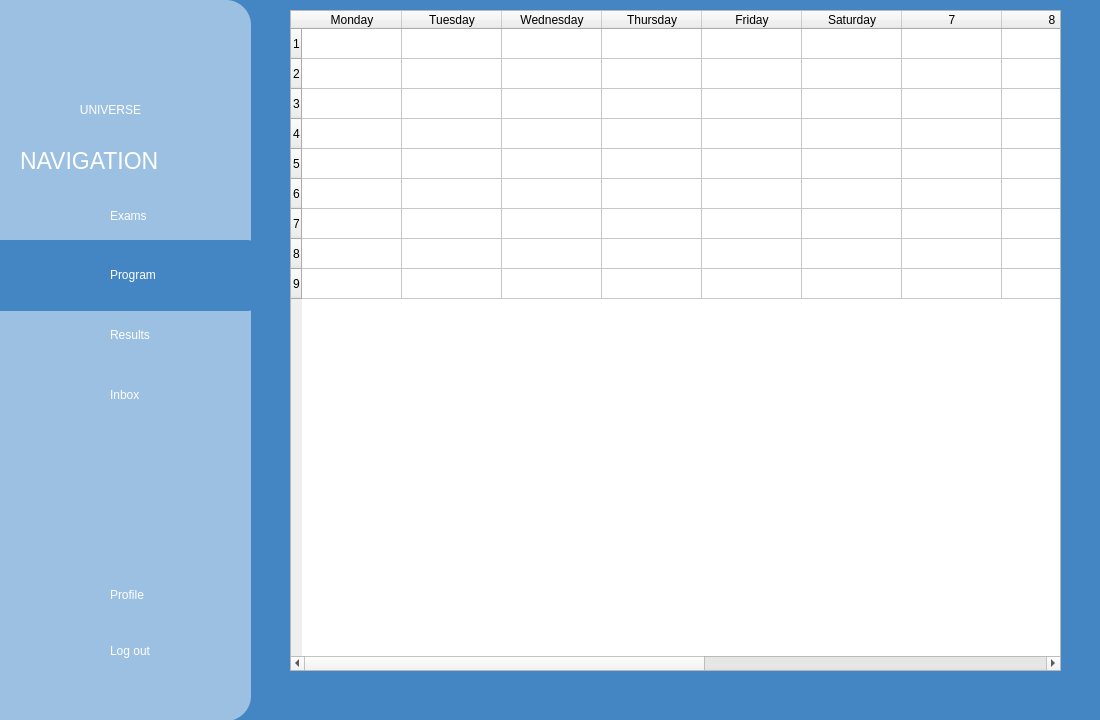
<?xml version="1.0" encoding="UTF-8"?>
<ui version="4.0">
 <class>main_menu</class>
 <widget class="QWidget" name="main_menu">
  <property name="geometry">
   <rect>
    <x>0</x>
    <y>0</y>
    <width>1100</width>
    <height>720</height>
   </rect>
  </property>
  <property name="cursor">
   <cursorShape>ArrowCursor</cursorShape>
  </property>
  <property name="windowTitle">
   <string>MainWindow</string>
  </property>
  <property name="iconSize" stdset="0">
   <size>
    <width>30</width>
    <height>30</height>
   </size>
  </property>
  <widget class="QLabel" name="backgroundblue_bg">
   <property name="geometry">
    <rect>
     <x>0</x>
     <y>0</y>
     <width>1100</width>
     <height>720</height>
    </rect>
   </property>
   <property name="styleSheet">
    <string notr="true">background-color: #4486c3;</string>
   </property>
   <property name="frameShape">
    <enum>QFrame::NoFrame</enum>
   </property>
   <property name="frameShadow">
    <enum>QFrame::Raised</enum>
   </property>
   <property name="text">
    <string/>
   </property>
   <property name="scaledContents">
    <bool>true</bool>
   </property>
   <property name="wordWrap">
    <bool>false</bool>
   </property>
  </widget>
  <widget class="QFrame" name="frame_2">
   <property name="geometry">
    <rect>
     <x>0</x>
     <y>0</y>
     <width>251</width>
     <height>721</height>
    </rect>
   </property>
   <property name="styleSheet">
    <string notr="true">background-color:rgb(155, 192, 226);
border:0px;
border-top-right-radius: 25px;
border-bottom-right-radius: 25px;</string>
   </property>
   <property name="frameShape">
    <enum>QFrame::StyledPanel</enum>
   </property>
   <property name="frameShadow">
    <enum>QFrame::Raised</enum>
   </property>
   <widget class="QLabel" name="exams_Icon">
    <property name="geometry">
     <rect>
      <x>50</x>
      <y>180</y>
      <width>51</width>
      <height>51</height>
     </rect>
    </property>
    <property name="text">
     <string/>
    </property>
    <property name="pixmap">
     <pixmap>../assets/images/exams_icon.png</pixmap>
    </property>
    <property name="scaledContents">
     <bool>true</bool>
    </property>
   </widget>
   <widget class="QLabel" name="program_Icon">
    <property name="geometry">
     <rect>
      <x>50</x>
      <y>250</y>
      <width>51</width>
      <height>51</height>
     </rect>
    </property>
    <property name="styleSheet">
     <string notr="true">background-color: #4486c3;</string>
    </property>
    <property name="text">
     <string/>
    </property>
    <property name="pixmap">
     <pixmap>../assets/images/program_icon.png</pixmap>
    </property>
    <property name="scaledContents">
     <bool>true</bool>
    </property>
   </widget>
   <widget class="QLabel" name="results_Icon">
    <property name="geometry">
     <rect>
      <x>50</x>
      <y>320</y>
      <width>51</width>
      <height>41</height>
     </rect>
    </property>
    <property name="text">
     <string/>
    </property>
    <property name="pixmap">
     <pixmap>../assets/images/results_icon.png</pixmap>
    </property>
    <property name="scaledContents">
     <bool>true</bool>
    </property>
   </widget>
   <widget class="QLabel" name="inbox_Icon">
    <property name="geometry">
     <rect>
      <x>50</x>
      <y>370</y>
      <width>51</width>
      <height>51</height>
     </rect>
    </property>
    <property name="text">
     <string/>
    </property>
    <property name="pixmap">
     <pixmap>../assets/images/inbox_icon.png</pixmap>
    </property>
    <property name="scaledContents">
     <bool>true</bool>
    </property>
   </widget>
   <widget class="QLabel" name="profile_Icon">
    <property name="geometry">
     <rect>
      <x>50</x>
      <y>570</y>
      <width>51</width>
      <height>51</height>
     </rect>
    </property>
    <property name="text">
     <string/>
    </property>
    <property name="pixmap">
     <pixmap>../assets/images/profile.icon.png</pixmap>
    </property>
    <property name="scaledContents">
     <bool>true</bool>
    </property>
   </widget>
   <widget class="QLabel" name="logout_Icon">
    <property name="geometry">
     <rect>
      <x>50</x>
      <y>630</y>
      <width>51</width>
      <height>51</height>
     </rect>
    </property>
    <property name="text">
     <string/>
    </property>
    <property name="pixmap">
     <pixmap resource="../resources.qrc">:/assets/images/log_out_icon.png</pixmap>
    </property>
    <property name="scaledContents">
     <bool>true</bool>
    </property>
   </widget>
   <widget class="QPushButton" name="logoutButton">
    <property name="geometry">
     <rect>
      <x>110</x>
      <y>620</y>
      <width>101</width>
      <height>61</height>
     </rect>
    </property>
    <property name="styleSheet">
     <string notr="true">font: 15pt &quot;Allerta&quot;;
color:white;
text-align:left;</string>
    </property>
    <property name="text">
     <string>Log out</string>
    </property>
   </widget>
   <widget class="QPushButton" name="examsButton">
    <property name="geometry">
     <rect>
      <x>110</x>
      <y>195</y>
      <width>71</width>
      <height>41</height>
     </rect>
    </property>
    <property name="styleSheet">
     <string notr="true">font: 15pt &quot;Allerta&quot;;
color:white;
text-align:left;</string>
    </property>
    <property name="text">
     <string>Exams</string>
    </property>
   </widget>
   <widget class="QPushButton" name="programButton">
    <property name="geometry">
     <rect>
      <x>110</x>
      <y>260</y>
      <width>111</width>
      <height>29</height>
     </rect>
    </property>
    <property name="whatsThis">
     <string>&lt;html&gt;&lt;head/&gt;&lt;body&gt;&lt;p&gt;sadas&lt;/p&gt;&lt;/body&gt;&lt;/html&gt;</string>
    </property>
    <property name="styleSheet">
     <string notr="true">font: 15pt &quot;Allerta&quot;;
color:white;
text-align:left;
background-color: #4486c3;</string>
    </property>
    <property name="text">
     <string>Program</string>
    </property>
   </widget>
   <widget class="QPushButton" name="resultsButton">
    <property name="geometry">
     <rect>
      <x>110</x>
      <y>320</y>
      <width>91</width>
      <height>29</height>
     </rect>
    </property>
    <property name="styleSheet">
     <string notr="true">font: 15pt &quot;Allerta&quot;;
color:white;
text-align:left;</string>
    </property>
    <property name="text">
     <string>Results</string>
    </property>
   </widget>
   <widget class="QPushButton" name="inboxButton">
    <property name="geometry">
     <rect>
      <x>110</x>
      <y>380</y>
      <width>71</width>
      <height>29</height>
     </rect>
    </property>
    <property name="styleSheet">
     <string notr="true">font: 15pt &quot;Allerta&quot;;
color:white;
text-align:left;</string>
    </property>
    <property name="text">
     <string>Inbox</string>
    </property>
   </widget>
   <widget class="QPushButton" name="profileButton">
    <property name="geometry">
     <rect>
      <x>110</x>
      <y>580</y>
      <width>86</width>
      <height>29</height>
     </rect>
    </property>
    <property name="styleSheet">
     <string notr="true">font: 15pt &quot;Allerta&quot;;
color:white;
text-align:left;</string>
    </property>
    <property name="text">
     <string>Profile</string>
    </property>
   </widget>
   <widget class="QLabel" name="navigationLabel">
    <property name="geometry">
     <rect>
      <x>20</x>
      <y>130</y>
      <width>231</width>
      <height>61</height>
     </rect>
    </property>
    <property name="styleSheet">
     <string notr="true">font: 17pt;
color:white;</string>
    </property>
    <property name="text">
     <string>NAVIGATION</string>
    </property>
   </widget>
   <widget class="QLabel" name="logoIcon">
    <property name="geometry">
     <rect>
      <x>45</x>
      <y>-10</y>
      <width>141</width>
      <height>141</height>
     </rect>
    </property>
    <property name="text">
     <string/>
    </property>
    <property name="pixmap">
     <pixmap resource="../resources.qrc">:/assets/images/Logo1.png</pixmap>
    </property>
    <property name="scaledContents">
     <bool>true</bool>
    </property>
   </widget>
   <widget class="QLabel" name="label">
    <property name="geometry">
     <rect>
      <x>60</x>
      <y>100</y>
      <width>101</width>
      <height>20</height>
     </rect>
    </property>
    <property name="styleSheet">
     <string notr="true">color:white;
font: 600 12pt &quot;Crimson Text Semibold&quot;;</string>
    </property>
    <property name="text">
     <string>&lt;html&gt;&lt;head/&gt;&lt;body&gt;&lt;p align=&quot;center&quot;&gt;UNIVERSE&lt;/p&gt;&lt;/body&gt;&lt;/html&gt;</string>
    </property>
   </widget>
   <widget class="QFrame" name="frame">
    <property name="geometry">
     <rect>
      <x>0</x>
      <y>240</y>
      <width>271</width>
      <height>71</height>
     </rect>
    </property>
    <property name="styleSheet">
     <string notr="true">background-color: #4486c3;</string>
    </property>
    <property name="frameShape">
     <enum>QFrame::StyledPanel</enum>
    </property>
    <property name="frameShadow">
     <enum>QFrame::Raised</enum>
    </property>
   </widget>
   <zorder>frame</zorder>
   <zorder>exams_Icon</zorder>
   <zorder>program_Icon</zorder>
   <zorder>results_Icon</zorder>
   <zorder>inbox_Icon</zorder>
   <zorder>profile_Icon</zorder>
   <zorder>logout_Icon</zorder>
   <zorder>logoutButton</zorder>
   <zorder>examsButton</zorder>
   <zorder>programButton</zorder>
   <zorder>resultsButton</zorder>
   <zorder>inboxButton</zorder>
   <zorder>profileButton</zorder>
   <zorder>navigationLabel</zorder>
   <zorder>logoIcon</zorder>
   <zorder>label</zorder>
  </widget>
  <widget class="QTableWidget" name="tableWidget">
   <property name="geometry">
    <rect>
     <x>290</x>
     <y>10</y>
     <width>771</width>
     <height>661</height>
    </rect>
   </property>
   <property name="rowCount">
    <number>9</number>
   </property>
   <property name="columnCount">
    <number>13</number>
   </property>
   <row/>
   <row/>
   <row/>
   <row/>
   <row/>
   <row/>
   <row/>
   <row/>
   <row/>
   <column>
    <property name="text">
     <string>Monday</string>
    </property>
   </column>
   <column>
    <property name="text">
     <string>Tuesday</string>
    </property>
   </column>
   <column>
    <property name="text">
     <string>Wednesday</string>
    </property>
   </column>
   <column>
    <property name="text">
     <string>Thursday</string>
    </property>
   </column>
   <column>
    <property name="text">
     <string>Friday</string>
    </property>
   </column>
   <column>
    <property name="text">
     <string>Saturday</string>
    </property>
   </column>
   <column/>
   <column/>
   <column/>
   <column/>
   <column/>
   <column/>
   <column/>
   <item row="0" column="0">
    <property name="text">
     <string/>
    </property>
    <property name="background">
     <brush brushstyle="NoBrush">
      <color alpha="255">
       <red>155</red>
       <green>192</green>
       <blue>226</blue>
      </color>
     </brush>
    </property>
    <property name="foreground">
     <brush brushstyle="NoBrush">
      <color alpha="255">
       <red>85</red>
       <green>255</green>
       <blue>127</blue>
      </color>
     </brush>
    </property>
   </item>
   <item row="0" column="7">
    <property name="text">
     <string/>
    </property>
   </item>
  </widget>
  <action name="actiontext1">
   <property name="text">
    <string>text1</string>
   </property>
  </action>
  <action name="actiontext2">
   <property name="text">
    <string>text2</string>
   </property>
  </action>
  <action name="actiontext3">
   <property name="text">
    <string>text3</string>
   </property>
  </action>
 </widget>
 <resources>
  <include location="../resources.qrc"/>
 </resources>
 <connections/>
</ui>
